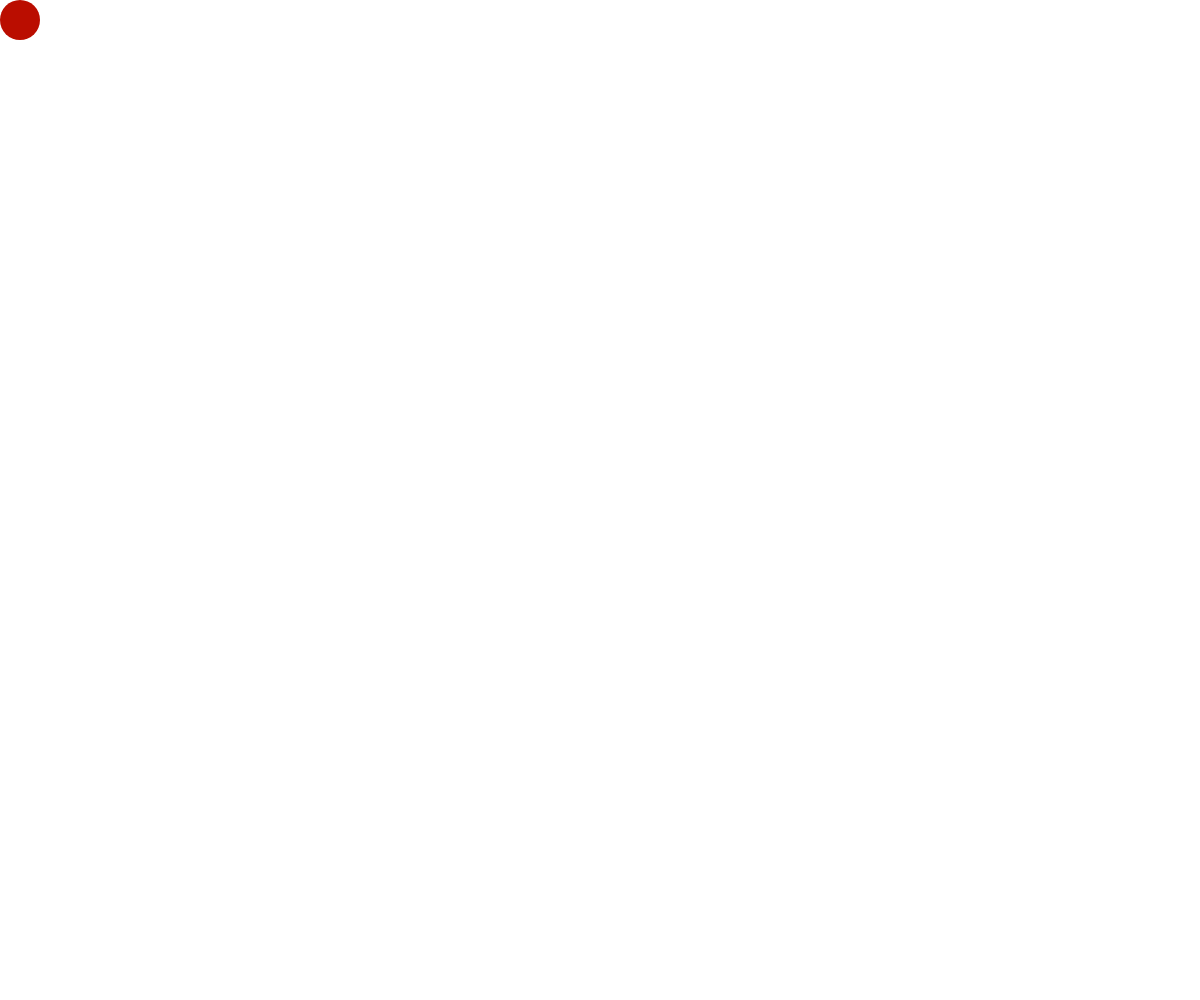
Frame 1 (no input)
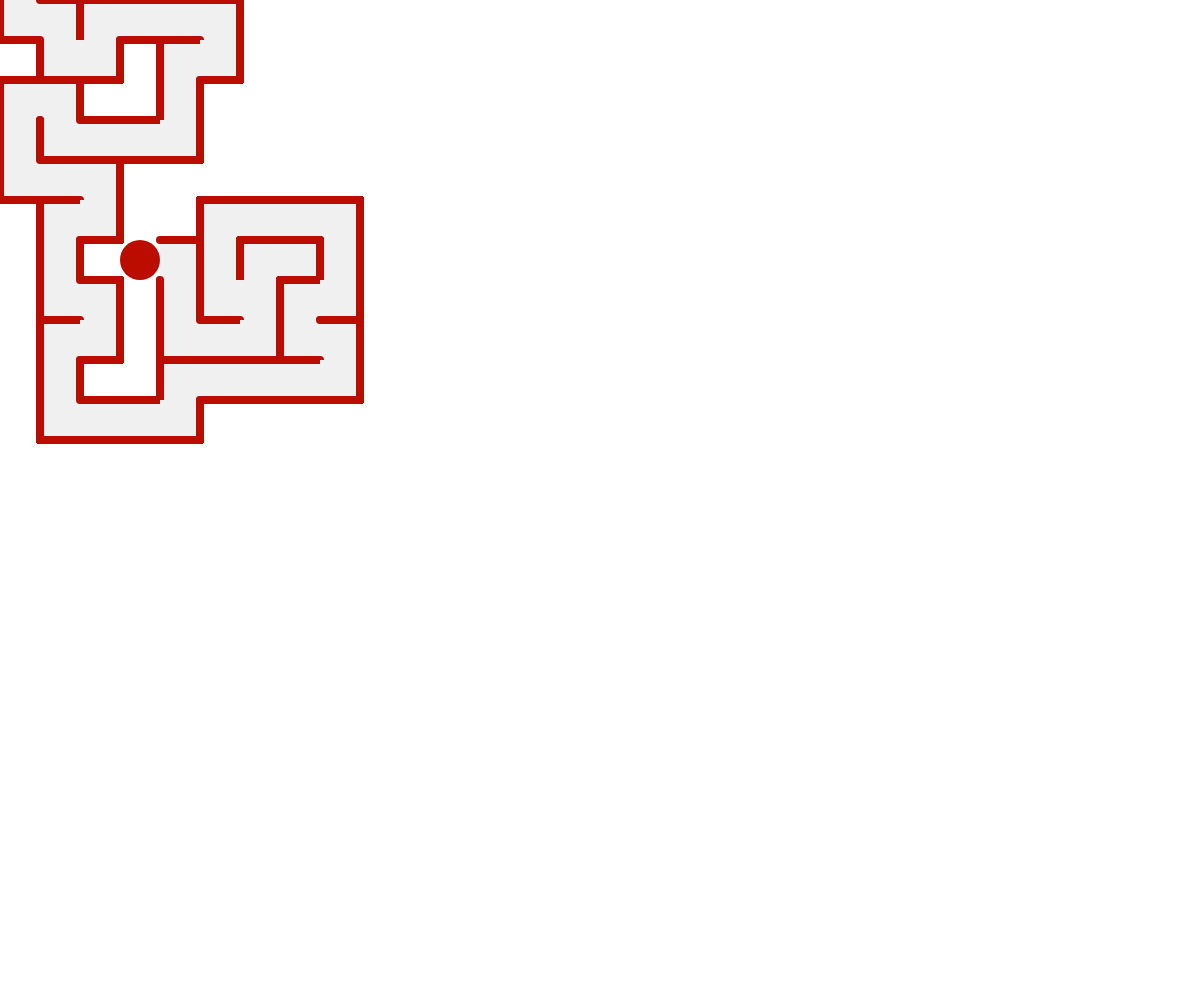
Frame 60 (no input)
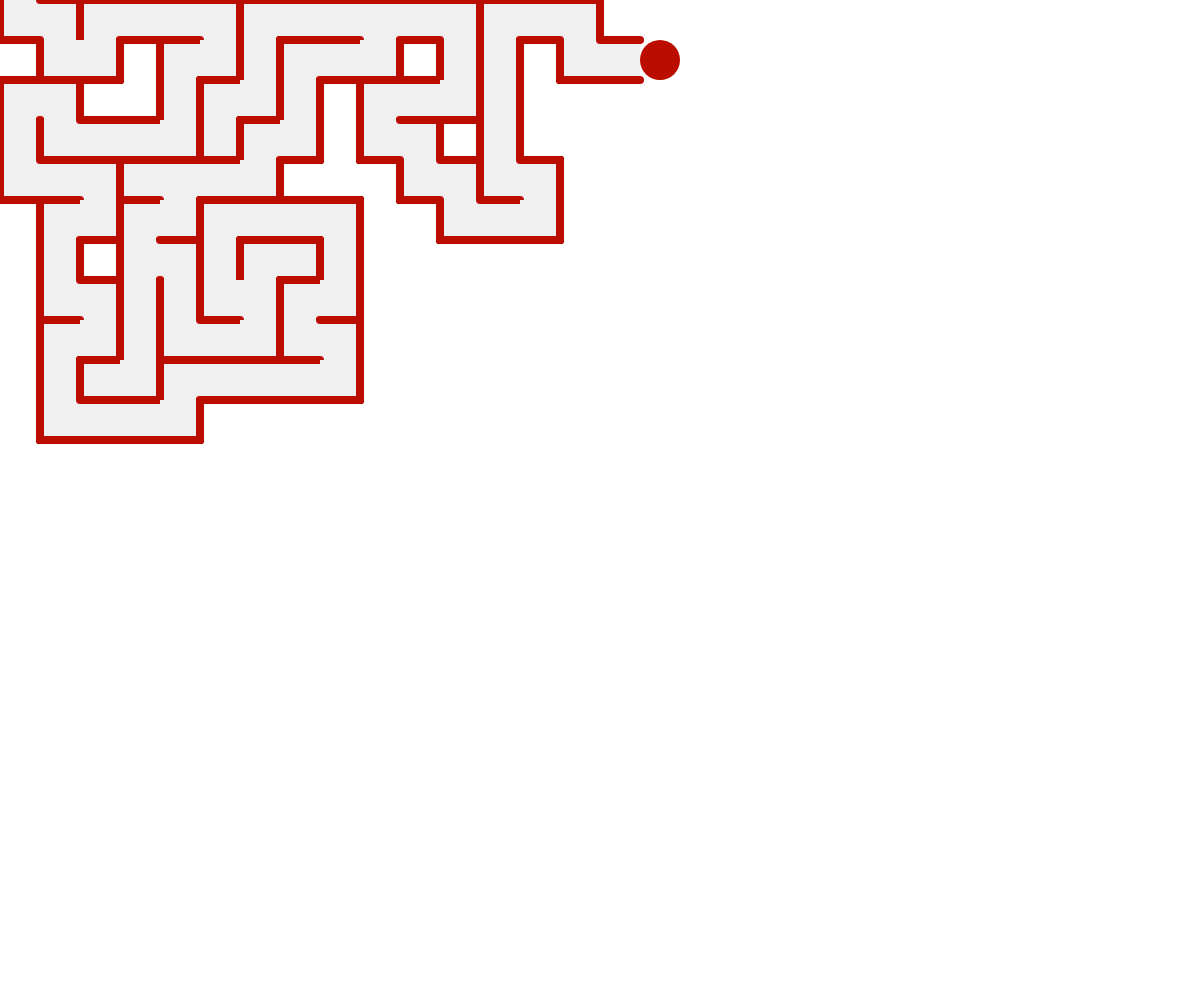
Frame 120 (the mouse pressed at the canvas centre since frame 60)

The p5.js sketch that drew these frames (run headless with seeded random() and noise() and a simulated clock; from frame 60 on, the mouse is pressed at the canvas centre):

// p5.js sketch
// ── sketch.js
let loadingAnimation;
let readyToStart = true;
let rows, cols;
var w = 40;
var grid = [];
var current;
var stack = [];
var playerStack = [];
var lastCase = false;
let mazeIsDrawing = true;
let lastPosition;
let direction;

var newRed;
var newGreen;
var newBlue;

let currentR = 186;
let currentG = 0;
let currentB = 13;

function preload() {
}

function setup() {
    createCanvas(windowWidth, windowHeight);
    // background(200);
    // frameRate(1);
    cols = floor(width / w);
    rows = floor(height / w);
    //set up the grid
    for (var j = 0; j < rows; j++) {
        for (var i = 0; i < cols; i++) {
            var cell = new Cell(i, j);
            grid.push(cell)
        }
    }
    current = grid[0];
    randomColor();
}

function draw() {
    for (var i = 0; i < grid.length; i++) {
        grid[i].show();
    }
    if(mazeIsDrawing){
        current.visited = true;
        var next = current.checkNeighbors();
        if (next) {
            current.highlight();
            // next.visited = true;
            stack.push(current);
            removeWalls(current, next);
            current = next;
        } else if (stack.length > 0) {
            current.highlight();
            current = stack.pop();
        }
        else {
            mazeIsDrawing = !mazeIsDrawing;
        }
    }
    else{
        frameRate(12);
        current.visitedByPlayer = true;
        // current.visited = false;
        var next = current.checkNeighborsForPlayer();   
        if (next) {
            current.drawMario();
            next.visitedByPlayer = true;
            playerStack.push(current);
            current = next;
        } else if (playerStack.length > 0) {
            current.drawMario();
            current = playerStack.pop();
        }
        else{
            for (var i = 0; i < grid.length; i++) {
                grid[i].visitedByPlayer = false;
            }
            currentR = newRed;
            currentB = newBlue;
            currentG = newGreen;
            randomColor();
        }
    }
}

function randomColor(){
    newRed =  floor(random(0, 255));
    newGreen =  floor(random(0, 255));
    newBlue =  floor(random(0, 255));
}


function index(i, j) {
    //if invalid value
    if (i < 0 || j < 0 || i > cols - 1 || j > rows - 1) {
        return -1
    }
    return i + j * cols;
}



function removeWalls(a, b) {
    var x = a.i - b.i;
    var y = a.j - b.j;
    //left = 1 right -1
    if (x === 1) {
        a.walls[3] = false;
        b.walls[1] = false;
    } else if (x === -1) {
        a.walls[1] = false;
        b.walls[3] = false;
    }
    //TOP = 1 bottom -1
    if (y === 1) {
        a.walls[0] = false;
        b.walls[2] = false;
    } else if (y === -1) {
        a.walls[2] = false;
        b.walls[0] = false;
    }
}
// ── Cell.js
function Cell(i, j) {
    this.i = i;
    this.j = j;
    //top right bottom left
    this.walls = [true, true, true, true];
    this.visited = false;
    this.visitedByPlayer = false;

    this.checkNeighbors = function () {
        var neighbors = [];
        var top = grid[index(i, j - 1)];
        var right = grid[index(i + 1, j)];
        var bottom = grid[index(i, j + 1)];
        var left = grid[index(i - 1, j)];
        if(mazeIsDrawing){
            if (top && !top.visited) {
                neighbors.push(top);
            }
            if (right && !right.visited) {
                neighbors.push(right);
            }
            if (bottom && !bottom.visited) {
                neighbors.push(bottom);
            }
            if (left && !left.visited) {
                neighbors.push(left);
            }
            if (neighbors.length > 0) {
                var r = floor(random(0, neighbors.length))
                return neighbors[r]
            } else {
                return undefined;
            }
        }
    }
    this.checkNeighborsForPlayer = function () {
        var neighbors = [];
        var top = grid[index(i, j - 1)];
        var right = grid[index(i + 1, j)];
        var bottom = grid[index(i, j + 1)];
        var left = grid[index(i - 1, j)];

        if (top && !top.visitedByPlayer  && top.walls[2] === false) {
            neighbors.push(top);
        }
        if (right && !right.visitedByPlayer && right.walls[3] === false) {
            neighbors.push(right);
        }
        if (bottom && !bottom.visitedByPlayer && bottom.walls[0] === false) {
            neighbors.push(bottom);
        }
        if (left && !left.visitedByPlayer && left.walls[1] === false) {
            neighbors.push(left);
        }
        if (neighbors.length > 0) {
            var r = floor(random(0, neighbors.length))
            return neighbors[r]
        } else {
            return undefined;
        }
    }

    this.show = function () {
        var x = this.i * w;
        var y = this.j * w;
       
        if (this.visited) {
            noStroke();
            fill(240);
            rect(x, y, w, w);
            strokeWeight(7);
            if (this.visitedByPlayer) {
                stroke(newRed, newBlue, newGreen);
            }else{
                stroke(currentR, currentB, currentG);
            }
            // noFill();
            strokeWeight(8);
            strokeJoin(ROUND);
            strokeCap(ROUND);
            // Walls origin, end , and rest
            if (x === 0 && y === 0) {
                if (this.walls[3]) { line(x, y + w, x, y); }
                if (this.walls[2]) { line(x + w, y + w, x, y + w); }
                if (this.walls[1]) { line(x + w, y, x + w, y + w); }
            }
            else if (this.i === cols - 1 && this.j === rows - 1) {
                if (this.walls[3]) { line(x, y + w, x, y); }
                if (this.walls[1]) { line(x + w, y, x + w, y + w); }
                if (this.walls[0]) { line(x, y, x + w, y); }
            } else {
                if (this.walls[0]) { line(x, y, x + w, y); }
                if (this.walls[1]) { line(x + w, y, x + w, y + w); }
                if (this.walls[2]) { line(x + w, y + w, x, y + w); }
                if (this.walls[3]) { line(x, y + w, x, y); }
            }
        }


    }
    this.highlight = function () {
        var x = this.i * w;
        var y = this.j * w;
        noStroke();
        fill(currentR, currentB, currentG);
        ellipseMode(CORNER)
        circle(x, y, w, w)
    }

    this.drawMario = function () {
        var x = this.i * w;
        var y = this.j * w;
        noStroke();
        fill(newRed, newBlue, newGreen);
        ellipseMode(CORNER)
        circle(x, y, w, w)
    }
}
